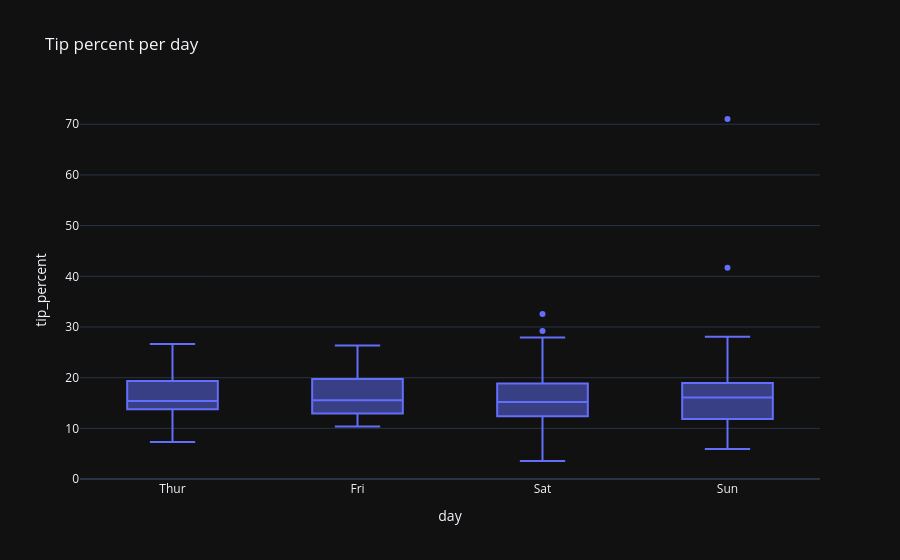

The notebook cell this image was saved under:
### Code cell
fig = px.box(df, x="day", y="tip_percent",
             category_orders={"day": ["Thur", "Fri", "Sat", "Sun"]},
             title="Tip percent per day")
fig.show()

### Figure 1 — Plotly figure (JSON) as saved in the notebook; plotly's stock layout.template omitted (floating-point values rounded to 4 significant figures; data arrays with more than 128 entries replaced by an {"elided": "..."} marker saying what was removed)
{"data": [{"alignmentgroup": "True", "hovertemplate": "day=%{x}<br>tip_percent=%{y}<extra></extra>", "legendgroup": "", "marker": {"color": "#636efa"}, "name": "", "notched": false, "offsetgroup": "", "orientation": "v", "showlegend": false, "x": {"elided": "244 str values"}, "x0": " ", "xaxis": "x", "y": {"elided": "244 float values"}, "y0": " ", "yaxis": "y", "type": "box"}], "layout": {"xaxis": {"anchor": "y", "domain": [0.0, 1.0], "title": {"text": "day"}, "categoryorder": "array", "categoryarray": ["Thur", "Fri", "Sat", "Sun"]}, "yaxis": {"anchor": "x", "domain": [0.0, 1.0], "title": {"text": "tip_percent"}}, "legend": {"tracegroupgap": 0}, "title": {"text": "Tip percent per day"}, "boxmode": "group"}}
